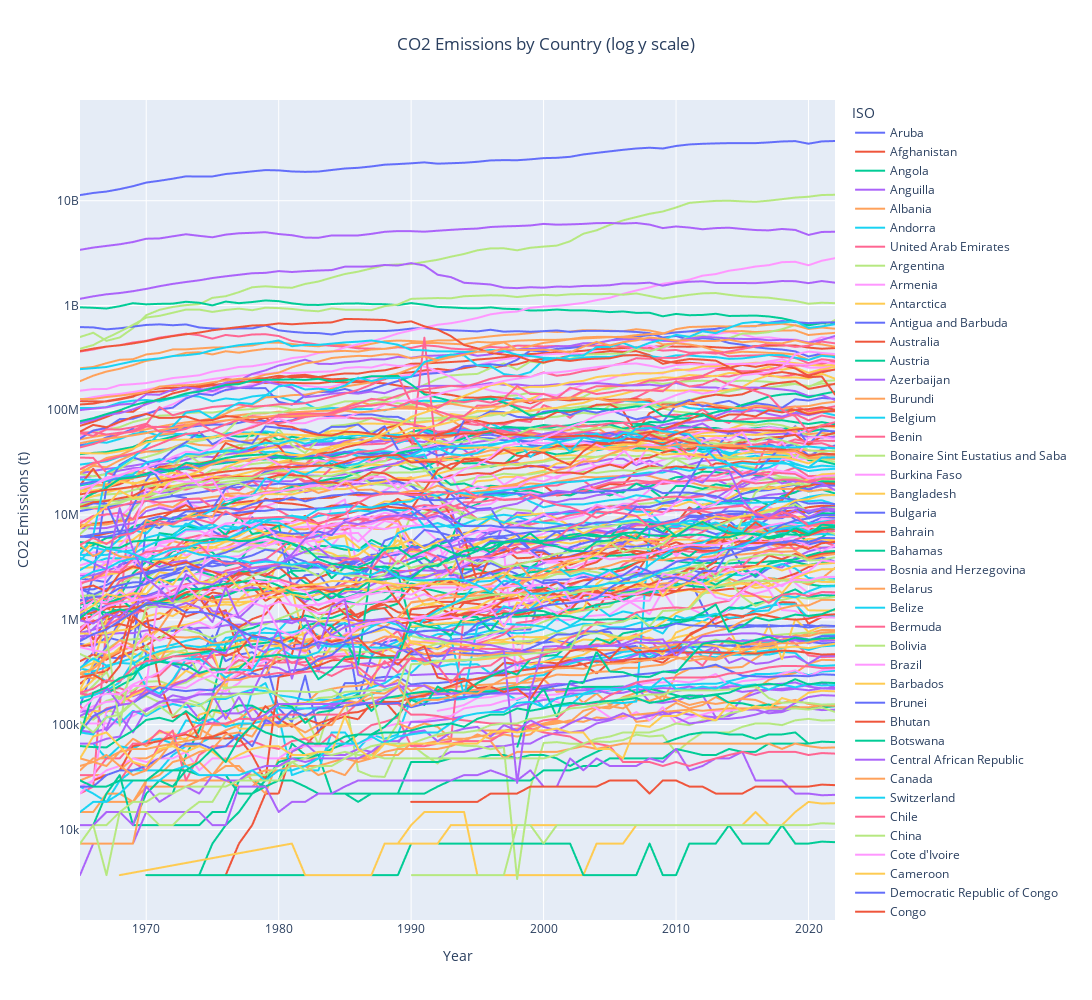

This figure's notebook cell:
### Code cell
fig = px.line(co2_long, 
              x='Year',              # specify x-axis column
              y='Annual CO2 Emissions (tonnes)',  # specify y-axis column
              color='ISO',          # use this to create different lines per country
              title='CO2 Emissions by Country (log y scale)',
              width=1500,
              height=1000,
              log_y=True)
# Create custom hover template
fig.update_traces(
    hovertemplate="Country: %{customdata}<br>" +
                  "Year: %{x}<br>" +
                  "CO2 Emissions: %{y:,.2f} tonnes<br>" +
                  "<extra></extra>"
)

# Update the trace names using your mapping
for trace in fig.data:
    # Get current name (country code) and find corresponding country name
    country_code = trace.name
    country_name = country_mapping.get(country_code, country_code)  # fallback to code if not found
    trace.name = country_name
    trace.customdata = [[country_name, country_code] for _ in range(len(trace.x))]


# Update layout with better labels
fig.update_layout(
    xaxis_title="Year",
    yaxis_title="CO2 Emissions (t)",
    title_x=0.5,  # Center the title
)

# Show the plot
fig.show()
